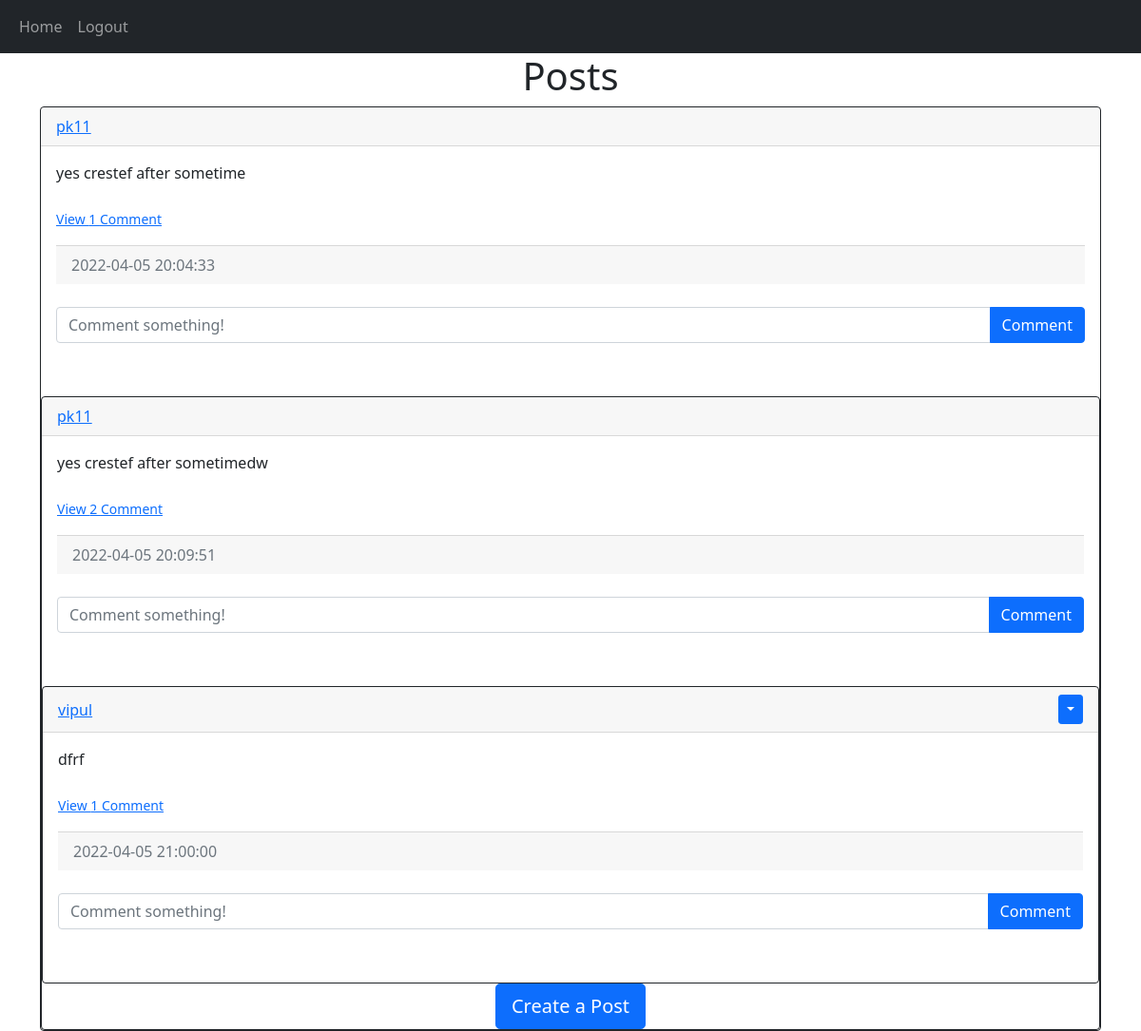
The app's page /home (signed in) with its own data.
### website/models.py (models this page shows)
class Post(db.Model):
    id = db.Column(db.Integer,primary_key= True)  #!to many relationship
    text = db.Column(db.Text,nullable=False)
    date_created = db.Column(db.DateTime(timezone=True), default=func.now())
    author = db.Column(db.Integer, db.ForeignKey(
        'user.id', ondelete="CASCADE"), nullable=False)
    comments = db.relationship('Comment', backref='post', passive_deletes=True)

class User(db.Model, UserMixin):
    id = db.Column(db.Integer,primary_key= True)
    email = db.Column(db.String(150), unique = True)
    username = db.Column(db.String(150), unique = True)
    password = db.Column(db.String(150))
    date_created = db.Column(db.DateTime(timezone=True), default=func.now())
    posts = db.relationship('Post', backref='user', passive_deletes=True)
    comments = db.relationship('Comment', backref='user', passive_deletes=True)

### website/views.py (the view)
@views.route("/")
@views.route("/home")
@login_required
def home():
    posts = Post.query.all()
    return render_template("home.html", user=current_user,posts=posts)

### website/__init__.py (called while the page is built)
def create_app():
    app = Flask(__name__)
    app.config['SECRET_KEY'] = "pankaj"
    app.config['SQLALCHEMY_DATABASE_URI'] = f'sqlite:///{DB_NAME}' #baisc done just verfiy doc
    db.init_app(app)
    from .views import views
    from .auth import auth
    app.register_blueprint(views,url_perfix="/")
    app.register_blueprint(auth,url_perfix="/")
    from .models import User,Post,Comment
    create_database(app)
    login_manager = LoginManager()
    login_manager.login_view = "auth.login" #this will rediredct to LOGIN page if try to access something inside
    login_manager.init_app(app)
    @login_manager.user_loader #its does is each session will have id and try to get the ID
    def load_user(id):
        return User.query.get(int(id))
    return app

### website/templates/home.html (shortened to what this page needs)
{% extends "posts_div.html" %}

### website/templates/posts_div.html (shortened to what this page needs)
{% extends "base.html" %} {% block title %}Home{% endblock %} {% block content
    %}
    <h1 align="center">{% block header %}Posts{% endblock %}</h1>
    <div id="posts">
      {% for post in posts %}
      <div class="card border-dark">
        <div class="card-header d-flex justify-content-between align-items-center">
          <a href="/posts/{{post.user.username}}">{{post.user.username}}</a>
          {% if user.id == post.author %}
          <div class="btn-group">
            <button
              type="button"
              class="btn btn-sm btn-primary dropdown-toggle"
              data-bs-toggle="dropdown"
            ></button>
          </div>
          {% endif %}
        </div>
        <div class="card-body">
          <div class="card-text">{{post.text}}</div>
          <br/>
          <p class="card-text">
            {% if post.comments|length > 0 %}
            <a data-bs-toggle="collapse" href="#comment-{{post.id}}" role="button">
              <small>View {{post.comments|length}} Comment</small>
            </a>
            {% else%}
            <small class="text-muted">No Comments</small>
            {% endif %}
          </p>
        <div class="card-footer text-muted">{{post.date_created}}</div>
        <br/>
        <form
        class="input-group mb-3"
        method="POST"
        action="/create_comment/{{post.id}}"
      >
          <input
          type="text"
          id="text"
          name="text"
          class="form-control"
          placeholder="Comment something!"
        />
            <button type="submit" class="btn btn-primary "> Comment</button>
        </form>
      </div>
      <br /> {% endfor %}
    </div>
    {% block footer %}
    <div align="center">
      <a href="/create_post"
        ><button type="button" class="btn btn-primary btn-lg">
          Create a Post
        </button></a
      >
    </div>
    {% endblock %} {% endblock %}

### records on screen
Post: user.username "pk11", text "yes crestef after sometime", comments|length "1", date_created "2022-04-05 20:04:33"
Post: user.username "pk11", text "yes crestef after sometimedw", comments|length "2", date_created "2022-04-05 20:09:51"
Post: user.username "vipul", text "dfrf", comments|length "1", date_created "2022-04-05 21:00:00"
